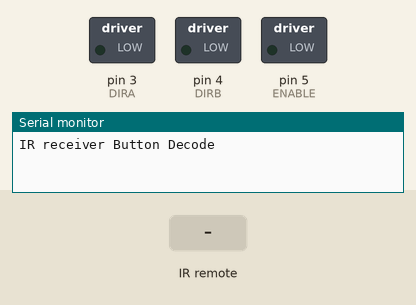
This sketch was run on a simulated Arduino Uno, built with avr-gcc and run on an emulated ATmega328P. Shown: switched loads named in the sketch (green lamp = pin HIGH), the last lines printed to the serial monitor. The test bench sets the inputs (shaded band).

Above: at 1.2 s.
1.3 s: infrared code 0xFF629D received
At 1.6 s:
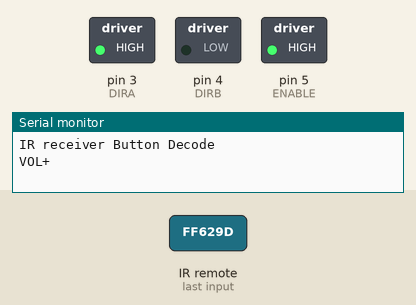
2.8 s: infrared code 0xFFA25D received
At 3.9 s:
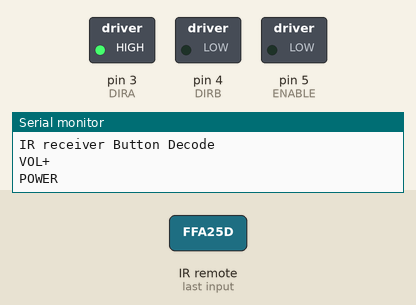
4.3 s: infrared code 0xFFE01F received
At 5.1 s:
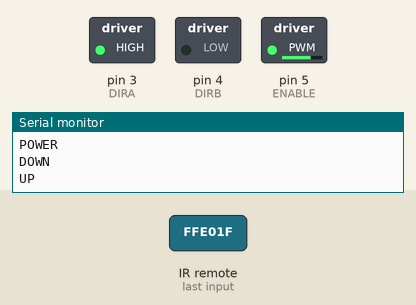
5.8 s: infrared code 0xFF629D received
At 6.2 s:
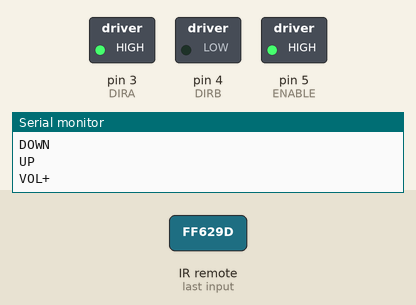
7.3 s: infrared code 0xFFE01F received
At 8.5 s:
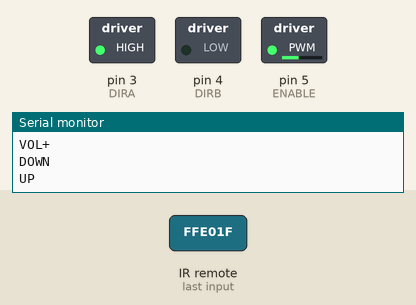
8.8 s: infrared code 0xFF906F received
At 9.7 s:
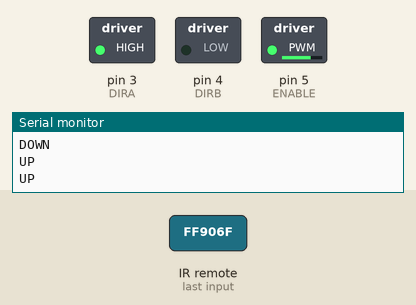
Timing chart, 0 to 11.3 s (numbered marks = the images above; inputs shaded):
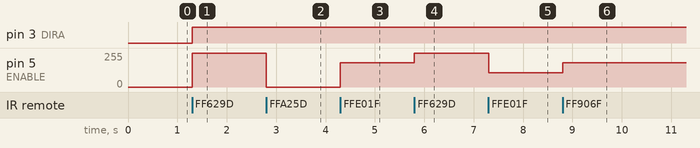

The sketch:

source_code.ino
```cpp
#include "IRremote.h" //IR remote library needs be installed first


//depends on which pin you plug your IR receiver/DC motor
#define ENABLE 5
#define DIRA 3
#define DIRB 4

int level = 0;
int i;
int receiver = 11;

IRrecv irrecv(receiver);
decode_results results;

void translateIR(){
  switch(results.value)

  {
    //turns off fan
  case 0xFFA25D:
  Serial.println("POWER");
  analogWrite(ENABLE, 0);
  break;
  case 0xFFE21D: Serial.println("FUNC/STOP"); break;
    //turns on fan (max speed)
  case 0xFF629D:
  digitalWrite(DIRA, HIGH);
  digitalWrite(DIRB, LOW);
  analogWrite(ENABLE, 255 );
  Serial.println("VOL+");
  break;

  case 0xFF22DD: Serial.println("FAST BACK");    break;
  case 0xFF02FD: Serial.println("PAUSE");    break;
  case 0xFFC23D: Serial.println("FAST FORWARD");   break;
    //lowers fan speed by 75
  case 0xFFE01F:
  Serial.println("DOWN");
  level -= 75;
  digitalWrite(DIRA, HIGH);
  digitalWrite(DIRB, LOW);
  analogWrite(ENABLE, level);
  Serial.println("UP");
  break;
   //uses fan's half speed
  case 0xFFA857:
  Serial.println("VOL-");
  digitalWrite(DIRA, HIGH);
  digitalWrite(DIRB, LOW);
  analogWrite(ENABLE, 153);
  break;
     //increases fan speed by 75
  case 0xFF906F:
  level += 75;
  digitalWrite(DIRA, HIGH);
  digitalWrite(DIRB, LOW);
  analogWrite(ENABLE, level);
  Serial.println("UP");
  break;
  case 0xFF9867: Serial.println("EQ");    break;
  case 0xFFB04F: Serial.println("ST/REPT");    break;
  case 0xFF6897: Serial.println("0");    break;
  case 0xFF30CF: Serial.println("1");    break;
  case 0xFF18E7: Serial.println("2");    break;
  case 0xFF7A85: Serial.println("3");    break;
  case 0xFF10EF: Serial.println("4");    break;
  case 0xFF38C7: Serial.println("5");    break;
  case 0xFF5AA5: Serial.println("6");    break;
  case 0xFF42BD: Serial.println("7");    break;
  case 0xFF4AB5: Serial.println("8");    break;
  case 0xFF52AD: Serial.println("9");    break;
  case 0xFFFFFFFF: Serial.println(" REPEAT");break;

  default:
    Serial.println(" other button   ");

  }// End Case

  delay(500); // Do not get immediate repeat


} //END translateIR


void setup() {
  //---set pin direction
  pinMode(ENABLE,OUTPUT);
  pinMode(DIRA,OUTPUT);
  pinMode(DIRB,OUTPUT);
  Serial.begin(9600);
  Serial.println("IR receiver Button Decode ");
  irrecv.enableIRIn();
}

void loop() {

  if(irrecv.decode(&results)){
    translateIR();
    irrecv.resume();
  }

}
```

Measured:
- after the input at 1.3 s, pin 3 (DIRA): LOW → HIGH at once; pin 5 (ENABLE): 0/255 → 255/255 at once
- after the input at 2.8 s, pin 5 (ENABLE): 255/255 → 0/255 at once
- after the input at 4.3 s, pin 5 (ENABLE): 0/255 → 181/255 at once
- after the input at 5.8 s, pin 5 (ENABLE): 181/255 → 255/255 at once
- after the input at 7.3 s, pin 5 (ENABLE): 255/255 → 106/255 at once
- after the input at 8.8 s, pin 5 (ENABLE): 106/255 → 181/255 at once
